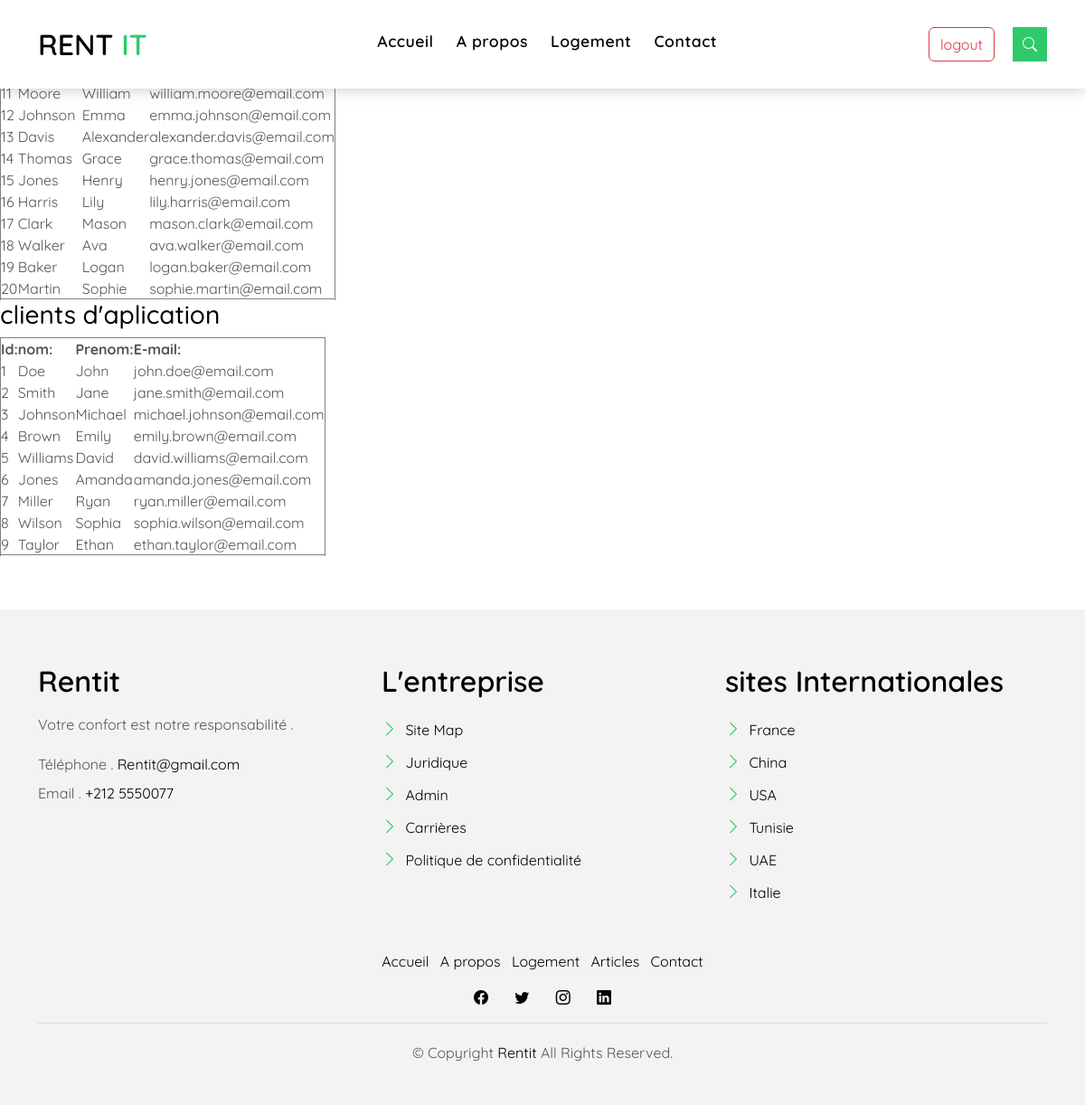
Before: /index.php (signed in) with the older database file.
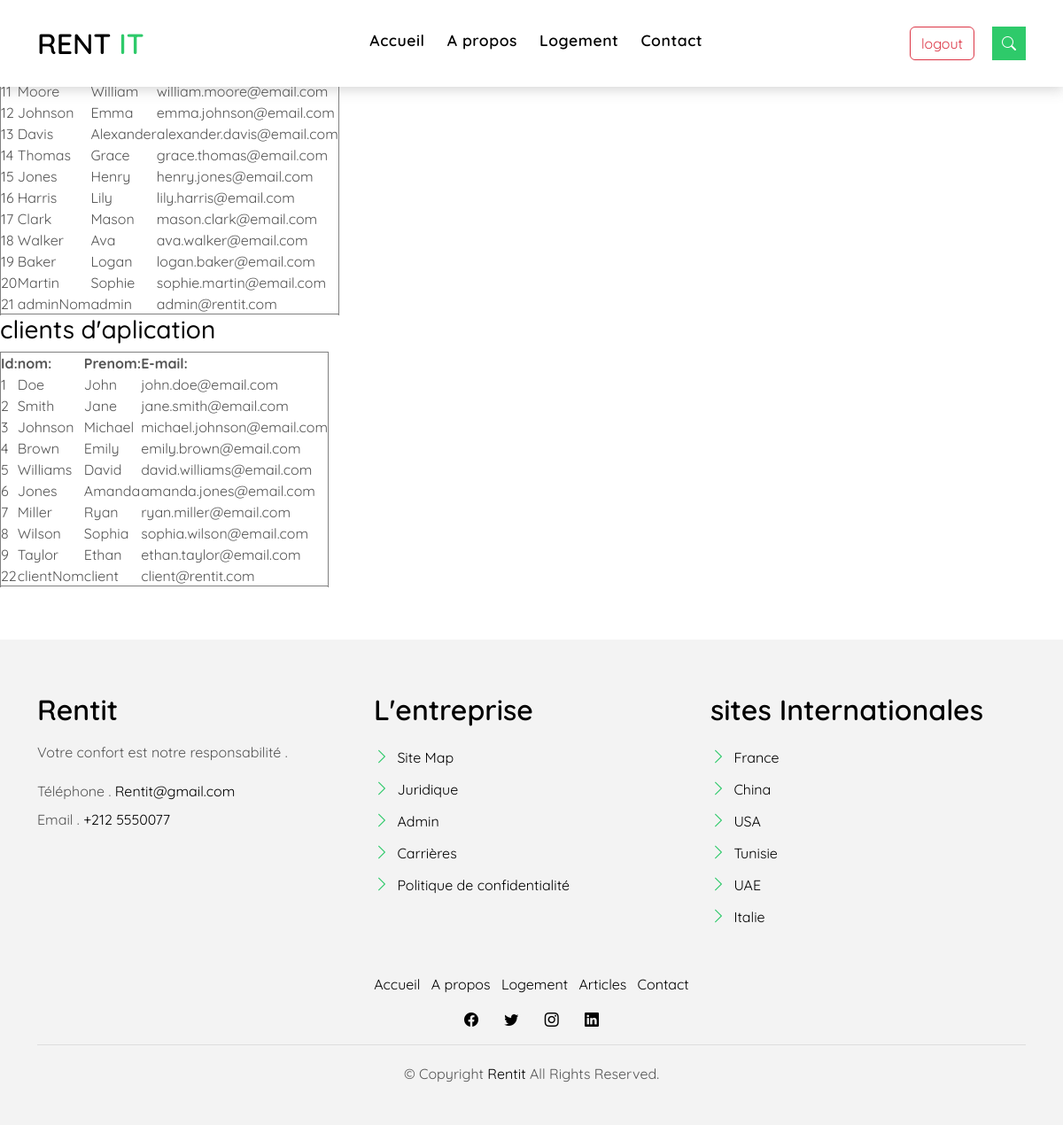
After: the same page with the newer database file.
### tables this page shows
CREATE TABLE `utilisateur` (
  `id` int(11) NOT NULL,
  `prenom` varchar(50) NOT NULL,
  `nom` varchar(50) NOT NULL,
  `email` varchar(255) NOT NULL,
  `password` varchar(255) NOT NULL,
  `image_path` varchar(255) DEFAULT NULL,
  `type` enum('client','administrator') NOT NULL
);

### view/admin/dashboard.php (called while the page is built)
<?php
include_once('usersList.php');
?>

### models/userModel.php (called while the page is built, shortened)
<?php
class UserModel {
    public function __construct() {
        $this->db = $this->connectToDatabase();
    }
    private function connectToDatabase() {
        require_once('database_connection.php');
        return $mysqli;
    }
    public function getUsers(){
        $query = "SELECT * FROM utilisateur";
        $result = $this->db->query($query);
        $users = [];
        while ($row = $result->fetch_assoc()) {
            $users[] = $row;
        }
        return $users;
    }
}
?>

### controllers/userController.php (called while the page is built, shortened)
<?php
require_once('models/userModel.php');
    function usersList(){
        $userModel = new UserModel();
        $users = $userModel->getUsers();
        return $users;
    }
    ?>

### view/admin/usersList.php (the view)
<?php
    $users = usersList();
?>
<h3>administrateurs d'aplication</h3>
<table border="1">
    <thead>
        <th>Id:</th>
        <th>nom:</th>
        <th>Prenom:</th>
        <th>E-mail:</th>
    </thead>
    <Tbody>
        <?php
        foreach ($users as $user) {
            if($user['type'] === "administrator"){
                echo "<tr>";
                echo "<td>".$user['id']."</td>";
                echo "<td>".$user['nom']."</td>";
                echo "<td>".$user['prenom']."</td>";
                echo "<td>".$user['email']."</td>";
                echo "<tr>";
            }
        }
        ?>
    </Tbody>
</table>
<h3>clients d'aplication</h3>
<table border="1">
    <thead>
        <th>Id:</th>
        <th>nom:</th>
        <th>Prenom:</th>
        <th>E-mail:</th>
    </thead>
    <Tbody>
        <?php
        foreach ($users as $user) {
            if($user['type'] === "client"){
                echo "<tr>";
                echo "<td>".$user['id']."</td>";
                echo "<td>".$user['nom']."</td>";
                echo "<td>".$user['prenom']."</td>";
                echo "<td>".$user['email']."</td>";
                echo "<tr>";
            }
        }
        ?>
    </Tbody>
</table>

### index.php (shortened to what this page needs)
<!DOCTYPE html>
<html lang="en">
<head>
  <link href="assets/vendor/animate.css/animate.min.css" rel="stylesheet">
  <link href="assets/vendor/bootstrap/css/bootstrap.min.css" rel="stylesheet">
  <link href="assets/vendor/bootstrap-icons/bootstrap-icons.css" rel="stylesheet">
  <link href="assets/vendor/swiper/swiper-bundle.min.css" rel="stylesheet">
  <link href="assets/css/style.css" rel="stylesheet">
</head>
<body>
<?php
    include('./view/home.php');
?>
</body>
</html>

### view/header.php (shortened to what this page needs)
<nav class="navbar navbar-default navbar-trans navbar-expand-lg fixed-top">
    <div class="container">
      <a class="navbar-brand text-brand" href="<?php echo $_SERVER['PHP_SELF'] ?>">RENT <span class="color-b">IT</span></a>
      <div class="navbar-collapse collapse justify-content-center" id="navbarDefault">
        <ul class="navbar-nav">
          <li class="nav-item">
            <a class="nav-link" href="<?php echo $_SERVER['PHP_SELF'] ?>">Accueil</a>
          </li>
          <li class="nav-item">
            <a class="nav-link " href="<?php echo $_SERVER['PHP_SELF'] . "?page=about" ?>">A propos</a>
          </li>
          <li class="nav-item">
            <a class="nav-link " href="<?php echo $_SERVER['PHP_SELF'] . "?page=all_properties" ?>">Logement</a>
          </li>
          <li class="nav-item">
            <a class="nav-link " href="<?php echo $_SERVER['PHP_SELF'] . "?page=contactUs" ?>">Contact</a>
          </li>
        </ul>
      </div>
      <?php
        include("view\userIcon.php");
      ?>
      <button type="button" class="btn btn-b-n navbar-toggle-box navbar-toggle-box-collapse" data-bs-toggle="collapse" data-bs-target="#navbarTogglerDemo01">
        <i class="bi bi-search"></i>
      </button>
    </div>
  </nav>

### view/userIcon.php (shortened to what this page needs)
<?php
if(isset($_SESSION["id"]) && isset($_SESSION["type"])){
    echo '
    <a href="'.htmlspecialchars($_SERVER['PHP_SELF']) . '?page=logout'.'" class="btn btn-outline-danger mr-2">
       logout
    </a>';
}
?>

### view/home.php (shortened to what this page needs)
<?php
require_once('controllers/userController.php');
include('header.php');
if (isset($_SESSION["type"])) {
    if($_SESSION["type"]==="administrator"){
        include('view\admin\dashboard.php');
    }
} else {
    include('view\client\clientHome.php');
}
include('footer.php');
?>

### view/footer.php
<section class="section-footer">
    <div class="container">
      <div class="row">
        <div class="col-sm-12 col-md-4">
          <div class="widget-a">
            <div class="w-header-a">
              <h3 class="w-title-a text-brand">Rentit</h3>
            </div>
            <div class="w-body-a">
              <p class="w-text-a color-text-a">
                Votre confort est notre responsabilité .
              </p>
            </div>
            <div class="w-footer-a">
              <ul class="list-unstyled">
                <li class="color-a">
                  <span class="color-text-a">Téléphone .</span> Rentit@gmail.com
                </li>
                <li class="color-a">
                  <span class="color-text-a">Email .</span> +212 5550077
                </li>
              </ul>
            </div>
          </div>
        </div>
        <div class="col-sm-12 col-md-4 section-md-t3">
          <div class="widget-a">
            <div class="w-header-a">
              <h3 class="w-title-a text-brand">L'entreprise</h3>
            </div>
            <div class="w-body-a">
              <div class="w-body-a">
                <ul class="list-unstyled">
                  <li class="item-list-a">
                    <i class="bi bi-chevron-right"></i> <a href="<?php echo $_SERVER['PHP_SELF'] . "?page=contactUs" ?>">Site Map</a>
                  </li>
                  <li class="item-list-a">
                    <i class="bi bi-chevron-right"></i> <a href="<?php echo $_SERVER['PHP_SELF'] . "?page=contactUs" ?>">Juridique</a>
                  </li>
                  <li class="item-list-a">
                    <i class="bi bi-chevron-right"></i> <a href="<?php echo htmlspecialchars($_SERVER['PHP_SELF']) . '?page=login'?>"> Admin</a>
                  </li>
                  <li class="item-list-a">
                    <i class="bi bi-chevron-right"></i> <a href="<?php echo $_SERVER['PHP_SELF'] . "?page=contactUs" ?>">Carrières</a>
                  </li>
                  <li class="item-list-a">
                    <i class="bi bi-chevron-right"></i> <a href="<?php echo $_SERVER['PHP_SELF'] . "?page=contactUs" ?>">Politique de confidentialité</a>
                  </li>
                </ul>
              </div>
            </div>
          </div>
        </div>
        <div class="col-sm-12 col-md-4 section-md-t3">
          <div class="widget-a">
            <div class="w-header-a">
              <h3 class="w-title-a text-brand">sites Internationales</h3>
            </div>
            <div class="w-body-a">
              <ul class="list-unstyled">
                <li class="item-list-a">
                  <i class="bi bi-chevron-right"></i> <a href="#">France</a>
                </li>
                <li class="item-list-a">
                  <i class="bi bi-chevron-right"></i> <a href="#">China</a>
                </li>
                <li class="item-list-a">
                  <i class="bi bi-chevron-right"></i> <a href="#">USA</a>
                </li>
                <li class="item-list-a">
                  <i class="bi bi-chevron-right"></i> <a href="#">Tunisie</a>
                </li>
                <li class="item-list-a">
                  <i class="bi bi-chevron-right"></i> <a href="#">UAE</a>
                </li>
                <li class="item-list-a">
                  <i class="bi bi-chevron-right"></i> <a href="#">Italie</a>
                </li>
              </ul>
            </div>
          </div>
        </div>
      </div>
    </div>
  </section>
  <footer>
    <div class="container">
      <div class="row">
        <div class="col-md-12">
          <nav class="nav-footer">
            <ul class="list-inline">
              <li class="list-inline-item">
                <a href="#">Accueil</a>
              </li>
              <li class="list-inline-item">
                <a href="#">A propos</a>
              </li>
              <li class="list-inline-item">
                <a href="#">Logement</a>
              </li>
              <li class="list-inline-item">
                <a href="#">Articles</a>
              </li>
              <li class="list-inline-item">
                <a href="#">Contact</a>
              </li>
            </ul>
          </nav>
          <div class="socials-a">
            <ul class="list-inline">
              <li class="list-inline-item">
                <a href="#">
                  <i class="bi bi-facebook" aria-hidden="true"></i>
                </a>
              </li>
              <li class="list-inline-item">
                <a href="#">
                  <i class="bi bi-twitter" aria-hidden="true"></i>
                </a>
              </li>
              <li class="list-inline-item">
                <a href="#">
                  <i class="bi bi-instagram" aria-hidden="true"></i>
                </a>
              </li>
              <li class="list-inline-item">
                <a href="#">
                  <i class="bi bi-linkedin" aria-hidden="true"></i>
                </a>
              </li>
            </ul>
          </div>
          <div class="copyright-footer">
            <p class="copyright color-text-a">
              &copy; Copyright
              <span class="color-a">Rentit</span> All Rights Reserved.
            </p>
          </div>
        </div>
      </div>
    </div>
  </footer>

### assets/css/style.css (style rules this page uses)
* { margin: 0; padding: 0; box-sizing: border-box; font-family: 'Quicksand', sans-serif; }
body { font-family: "Poppins", sans-serif; color: #555555; }
h1, h2, h3, h4, h5, h6 { color: #000000; }
a { color: #000000; text-decoration: none; transition: all 0.5s ease; }
.text-brand { color: #000000; font-size: 2rem; font-weight: 600; }
.color-a { text-decoration: none; color: #000000; }
.color-b { color: #2eca6a; }
.color-text-a { text-decoration: none; color: #555555; }
.socials-a { text-decoration: none; }
.socials-a .list-inline-item:not(:last-child) { margin-right: 25px; }
.btn { transition: 0.5s ease; }
.btn.btn-b-n { background-color: #2eca6a; color: #ffffff; border-radius: 0; }
.navbar-toggle-box { display: inline-flex; align-items: center; justify-content: center; line-height: 0; padding: 10px; }
.navbar-toggle-box i { line-height: 0; }
.navbar-default { transition: all 0.5s ease-in-out; background-color: #ffffff; padding-top: 20px; padding-bottom: 20px; -webkit-backface-visibility: hidden; backface-visibility: hidden; box-shadow: 1px 2px 15px rgba(100, 100, 100, 0.3); }
.navbar-default.navbar-trans, .navbar-default.navbar-reduce { -webkit-backface-visibility: hidden; backface-visibility: hidden; }
.navbar-default.navbar-trans .nav-item, .navbar-default.navbar-reduce .nav-item { position: relative; padding-right: 10px; padding-bottom: 8px; margin-left: 0; }
@media (min-width: 768px) { .navbar-default.navbar-trans .nav-item, .navbar-default.navbar-reduce .nav-item { margin-left: 15px; } }
.navbar-default.navbar-trans .nav-link, .navbar-default.navbar-reduce .nav-link { font-size: 1.1rem; color: #000000; font-weight: 600; letter-spacing: 0.03em; transition: all 0.1s ease-in-out; position: relative; padding-left: 0; padding-right: 0; }
.navbar-default.navbar-trans .nav-link:before, .navbar-default.navbar-reduce .nav-link:before { content: ""; position: absolute; bottom: 5px; left: 0; width: 100%; height: 2px; z-index: 0; background-color: #2eca6a; transform: scaleX(0); transform-origin: right; transition: transform 0.2s ease-out, opacity 0.2s ease-out 0.3s; }
.navbar-default.navbar-trans .nav-link:before { background-color: #2eca6a; }
.section-footer { padding-top: 60px; margin-top: 60px; background: #f3f3f3; }
.section-footer ul { line-height: 2; }
.section-footer .item-list-a i { font-size: 18px; padding-right: 4px; color: #2eca6a; }
.section-footer .widget-a .w-title-a { margin-bottom: 1rem; }
footer { background: #f3f3f3; text-align: center; padding: 30px 0; }
footer .copyright-footer { border-top: 1px solid #ddd; padding-top: 20px; }
.mr-2 { margin-right: 20px; }

Changed rows visible on the page:
added utilisateur: id "21", nom "adminNom", prenom "admin", email "admin@rentit.com"
added utilisateur: id "22", nom "clientNom", prenom "client", email "client@rentit.com", shown under "clients d'aplication"
